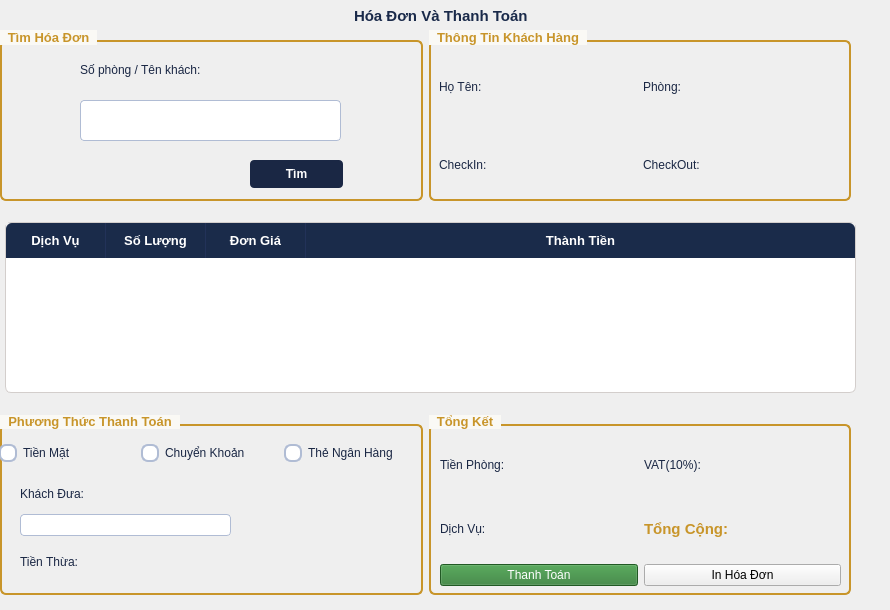
        <widget class="QWidget" name="page_5">
         <widget class="QWidget" name="horizontalLayoutWidget_13">
          <property name="geometry">
           <rect>
            <x>0</x>
            <y>0</y>
            <width>881</width>
            <height>31</height>
           </rect>
          </property>
          <layout class="QHBoxLayout" name="horizontalLayout_20">
           <item>
            <spacer name="horizontalSpacer_5">
             <property name="orientation">
              <enum>Qt::Horizontal</enum>
             </property>
             <property name="sizeHint" stdset="0">
              <size>
               <width>40</width>
               <height>20</height>
              </size>
             </property>
            </spacer>
           </item>
           <item>
            <widget class="QLabel" name="label_14">
             <property name="styleSheet">
              <string notr="true">color: #1A2A4A;
  font-size: 15px;
  font-weight: bold;</string>
             </property>
             <property name="text">
              <string>Hóa Đơn Và Thanh Toán</string>
             </property>
            </widget>
           </item>
           <item>
            <spacer name="horizontalSpacer_6">
             <property name="orientation">
              <enum>Qt::Horizontal</enum>
             </property>
             <property name="sizeHint" stdset="0">
              <size>
               <width>40</width>
               <height>20</height>
              </size>
             </property>
            </spacer>
           </item>
          </layout>
         </widget>
         <widget class="QWidget" name="payment_widget" native="true">
          <property name="geometry">
           <rect>
            <x>0</x>
            <y>30</y>
            <width>881</width>
            <height>571</height>
           </rect>
          </property>
          <layout class="QVBoxLayout" name="verticalLayout_4">
           <item>
            <widget class="QWidget" name="widget" native="true">
             <widget class="QWidget" name="">
              <property name="geometry">
               <rect>
                <x>0</x>
                <y>0</y>
                <width>851</width>
                <height>171</height>
               </rect>
              </property>
              <layout class="QHBoxLayout" name="horizontalLayout_2">
               <item>
                <widget class="QGroupBox" name="groupBox">
                 <property name="styleSheet">
                  <string notr="true">QGroupBox {
    font-size: 13px;
    font-weight: bold;
    color: #1a2744;
    border: 1.5px solid #c8952a;
    border-radius: 6px;
    margin-top: 10px;
    padding-top: 8px;
}

QGroupBox::title {
    subcontrol-origin: margin;
    subcontrol-position: top left;
    padding: 0 6px;
    color: #c8952a;
    background-color: #faf9f5;
}</string>
                 </property>
                 <property name="title">
                  <string>Tìm Hóa Đơn</string>
                 </property>
                 <widget class="QLabel" name="label_15">
                  <property name="geometry">
                   <rect>
                    <x>80</x>
                    <y>30</y>
                    <width>171</width>
                    <height>20</height>
                   </rect>
                  </property>
                  <property name="styleSheet">
                   <string notr="true">QLabel {
    font-size: 12px;
    color: #1a2744;
}</string>
                  </property>
                  <property name="text">
                   <string>Số phòng / Tên khách:</string>
                  </property>
                 </widget>
                 <widget class="QLineEdit" name="lineEdit_4">
                  <property name="geometry">
                   <rect>
                    <x>80</x>
                    <y>70</y>
                    <width>261</width>
                    <height>41</height>
                   </rect>
                  </property>
                  <property name="styleSheet">
                   <string notr="true">QLineEdit, QComboBox {
    border: 1px solid #b0bcd4;
    border-radius: 4px;
    padding: 5px 8px;
    font-size: 12px;
    background-color: #ffffff;
    color: #1a2744;
}

QLineEdit:focus, QComboBox:focus {
    border: 1.5px solid #c8952a;
}</string>
                  </property>
                 </widget>
                 <widget class="QPushButton" name="pushButton">
                  <property name="geometry">
                   <rect>
                    <x>250</x>
                    <y>130</y>
                    <width>93</width>
                    <height>28</height>
                   </rect>
                  </property>
                  <property name="styleSheet">
                   <string notr="true">QPushButton {
    background-color: #1a2744;
    color: #ffffff;
    border: none;
    border-radius: 4px;
    padding: 6px 14px;
    font-size: 12px;
    font-weight: bold;
}

QPushButton:hover {
    background-color: #243660;
}

QPushButton:pressed {
    background-color: #c8952a;
}</string>
                  </property>
                  <property name="text">
                   <string>Tìm</string>
                  </property>
                 </widget>
                </widget>
               </item>
               <item>
                <widget class="QGroupBox" name="groupBox_2">
                 <property name="styleSheet">
                  <string notr="true">QGroupBox {
    font-size: 13px;
    font-weight: bold;
    color: #1a2744;
    border: 1.5px solid #c8952a;
    border-radius: 6px;
    margin-top: 10px;
    padding-top: 8px;
}

QGroupBox::title {
    subcontrol-origin: margin;
    subcontrol-position: top left;
    padding: 0 6px;
    color: #c8952a;
    background-color: #faf9f5;
}</string>
                 </property>
                 <property name="title">
                  <string>Thông Tin Khách Hàng</string>
                 </property>
                 <widget class="QWidget" name="gridLayoutWidget">
                  <property name="geometry">
                   <rect>
                    <x>10</x>
                    <y>20</y>
                    <width>401</width>
                    <height>151</height>
                   </rect>
                  </property>
                  <layout class="QGridLayout" name="gridLayout">
                   <item row="0" column="1">
                    <widget class="QLabel" name="label_Room">
                     <property name="styleSheet">
                      <string notr="true">QLabel {
    font-size: 12px;
    color: #1a2744;
}</string>
                     </property>
                     <property name="text">
                      <string>Phòng:</string>
                     </property>
                    </widget>
                   </item>
                   <item row="0" column="0">
                    <widget class="QLabel" name="label_Name">
                     <property name="styleSheet">
                      <string notr="true">QLabel {
    font-size: 12px;
    color: #1a2744;
}</string>
                     </property>
                     <property name="text">
                      <string>Họ Tên:</string>
                     </property>
                    </widget>
                   </item>
                   <item row="1" column="0">
                    <widget class="QLabel" name="label_CheckIn">
                     <property name="styleSheet">
                      <string notr="true">QLabel {
    font-size: 12px;
    color: #1a2744;
}</string>
                     </property>
                     <property name="text">
                      <string>CheckIn:</string>
                     </property>
                    </widget>
                   </item>
                   <item row="1" column="1">
                    <widget class="QLabel" name="label_CheckOut">
                     <property name="styleSheet">
                      <string notr="true">QLabel {
    font-size: 12px;
    color: #1a2744;
}</string>
                     </property>
                     <property name="text">
                      <string>CheckOut:</string>
                     </property>
                    </widget>
                   </item>
                  </layout>
                 </widget>
                </widget>
               </item>
              </layout>
             </widget>
            </widget>
           </item>
           <item>
            <widget class="QWidget" name="widget_3" native="true">
             <widget class="QTableWidget" name="tableWidget_4">
              <property name="geometry">
               <rect>
                <x>5</x>
                <y>0</y>
                <width>851</width>
                <height>171</height>
               </rect>
              </property>
              <property name="styleSheet">
               <string notr="true">QTableWidget, QTableView {
    background-color: #FFFFFF;
    alternate-background-color: #F0EDE6;
    border: 1px solid #D3CECC;
    border-radius: 6px;
    gridline-color: #E5E0D8;
    selection-background-color: #EAF2FB;
    selection-color: #1A2B4A;
    font-size: 13px;
}

QTableWidget::item, QTableView::item {
    padding: 6px 10px;
    color: #1A2B4A;
}

QTableWidget::item:selected, QTableView::item:selected {
    background-color: #D6E8F7;
    color: #1A2B4A;
}

QHeaderView::section {
    background-color: #1A2B4A;
    color: #FFFFFF;
    font-weight: bold;
    font-size: 13px;
    padding: 8px 10px;
    border: none;
    border-right: 1px solid #223259;
}

QHeaderView::section:first {
    border-top-left-radius: 6px;
}

QHeaderView::section:last {
    border-top-right-radius: 6px;
    border-right: none;
}
</string>
              </property>
              <attribute name="horizontalHeaderStretchLastSection">
               <bool>true</bool>
              </attribute>
              <column>
               <property name="text">
                <string>Dịch Vụ</string>
               </property>
              </column>
              <column>
               <property name="text">
                <string>Số Lượng</string>
               </property>
              </column>
              <column>
               <property name="text">
                <string>Đơn Giá</string>
               </property>
              </column>
              <column>
               <property name="text">
                <string>Thành Tiền</string>
               </property>
              </column>
             </widget>
            </widget>
           </item>
           <item>
            <widget class="QWidget" name="widget_4" native="true">
             <widget class="QWidget" name="">
              <property name="geometry">
               <rect>
                <x>0</x>
                <y>-1</y>
                <width>851</width>
                <height>181</height>
               </rect>
              </property>
              <layout class="QHBoxLayout" name="horizontalLayout_3">
               <item>
                <widget class="QGroupBox" name="groupBox_4">
                 <property name="styleSheet">
                  <string notr="true">QGroupBox {
    font-size: 13px;
    font-weight: bold;
    color: #1a2744;
    border: 1.5px solid #c8952a;
    border-radius: 6px;
    margin-top: 10px;
    padding-top: 8px;
}

QGroupBox::title {
    subcontrol-origin: margin;
    subcontrol-position: top left;
    padding: 0 6px;
    color: #c8952a;
    background-color: #faf9f5;
}</string>
                 </property>
                 <property name="title">
                  <string>Phương Thức Thanh Toán</string>
                 </property>
                 <widget class="QWidget" name="verticalLayoutWidget_4">
                  <property name="geometry">
                   <rect>
                    <x>0</x>
                    <y>20</y>
                    <width>421</width>
                    <height>151</height>
                   </rect>
                  </property>
                  <layout class="QVBoxLayout" name="verticalLayout_6">
                   <item>
                    <widget class="QWidget" name="widget_5" native="true">
                     <widget class="QWidget" name="horizontalLayoutWidget_2">
                      <property name="geometry">
                       <rect>
                        <x>-1</x>
                        <y>-1</y>
                        <width>421</width>
                        <height>41</height>
                       </rect>
                      </property>
                      <layout class="QHBoxLayout" name="horizontalLayout_5">
                       <item>
                        <widget class="QRadioButton" name="radioButton">
                         <property name="styleSheet">
                          <string notr="true">QRadioButton {
    font-size: 12px;
    color: #1a2744;
    spacing: 6px;
}

QRadioButton::indicator {
    width: 14px;
    height: 14px;
}

QRadioButton::indicator:checked {
    background-color: #c8952a;
    border: 2px solid #c8952a;
    border-radius: 7px;
}

QRadioButton::indicator:unchecked {
    border: 2px solid #b0bcd4;
    border-radius: 7px;
    background-color: #ffffff;
}</string>
                         </property>
                         <property name="text">
                          <string>Tiền Mặt</string>
                         </property>
                        </widget>
                       </item>
                       <item>
                        <widget class="QRadioButton" name="radioButton_3">
                         <property name="styleSheet">
                          <string notr="true">QRadioButton {
    font-size: 12px;
    color: #1a2744;
    spacing: 6px;
}

QRadioButton::indicator {
    width: 14px;
    height: 14px;
}

QRadioButton::indicator:checked {
    background-color: #c8952a;
    border: 2px solid #c8952a;
    border-radius: 7px;
}

QRadioButton::indicator:unchecked {
    border: 2px solid #b0bcd4;
    border-radius: 7px;
    background-color: #ffffff;
}</string>
                         </property>
                         <property name="text">
                          <string>Chuyển Khoản</string>
                         </property>
                        </widget>
                       </item>
                       <item>
                        <widget class="QRadioButton" name="radioButton_2">
                         <property name="styleSheet">
                          <string notr="true">QRadioButton {
    font-size: 12px;
    color: #1a2744;
    spacing: 6px;
}

QRadioButton::indicator {
    width: 14px;
    height: 14px;
}

QRadioButton::indicator:checked {
    background-color: #c8952a;
    border: 2px solid #c8952a;
    border-radius: 7px;
}

QRadioButton::indicator:unchecked {
    border: 2px solid #b0bcd4;
    border-radius: 7px;
    background-color: #ffffff;
}</string>
                         </property>
                         <property name="text">
                          <string>Thẻ Ngân Hàng</string>
                         </property>
                        </widget>
                       </item>
                      </layout>
                     </widget>
                     <widget class="QStackedWidget" name="stackedWidget_2">
                      <property name="geometry">
                       <rect>
                        <x>10</x>
                        <y>40</y>
                        <width>401</width>
                        <height>101</height>
                       </rect>
                      </property>
                      <widget class="QWidget" name="page_11">
                       <widget class="QLabel" name="label_16">
                        <property name="geometry">
                         <rect>
                          <x>10</x>
                          <y>10</y>
                          <width>131</width>
                          <height>20</height>
                         </rect>
                        </property>
                        <property name="styleSheet">
                         <string notr="true">QLabel {
    font-size: 12px;
    color: #1a2744;
}</string>
                        </property>
                        <property name="text">
                         <string>Khách Đưa:</string>
                        </property>
                       </widget>
                       <widget class="QLineEdit" name="lineEdit_5">
                        <property name="geometry">
                         <rect>
                          <x>10</x>
                          <y>40</y>
                          <width>211</width>
                          <height>22</height>
                         </rect>
                        </property>
                        <property name="styleSheet">
                         <string notr="true">QLineEdit, QComboBox {
    border: 1px solid #b0bcd4;
    border-radius: 4px;
    padding: 5px 8px;
    font-size: 12px;
    background-color: #ffffff;
    color: #1a2744;
}

QLineEdit:focus, QComboBox:focus {
    border: 1.5px solid #c8952a;
}</string>
                        </property>
                       </widget>
                       <widget class="QLabel" name="label_17">
                        <property name="geometry">
                         <rect>
                          <x>10</x>
                          <y>80</y>
                          <width>91</width>
                          <height>16</height>
                         </rect>
                        </property>
                        <property name="styleSheet">
                         <string notr="true">QLabel {
    font-size: 12px;
    color: #1a2744;
}</string>
                        </property>
                        <property name="text">
                         <string>Tiền Thừa:</string>
                        </property>
                       </widget>
                      </widget>
                      <widget class="QWidget" name="page_12"/>
                     </widget>
                    </widget>
                   </item>
                  </layout>
                 </widget>
                </widget>
               </item>
               <item>
                <widget class="QGroupBox" name="groupBox_3">
                 <property name="styleSheet">
                  <string notr="true">QGroupBox {
    font-size: 13px;
    font-weight: bold;
    color: #1a2744;
    border: 1.5px solid #c8952a;
    border-radius: 6px;
    margin-top: 10px;
    padding-top: 8px;
}

QGroupBox::title {
    subcontrol-origin: margin;
    subcontrol-position: top left;
    padding: 0 6px;
    color: #c8952a;
    background-color: #faf9f5;
}</string>
                 </property>
                 <property name="title">
                  <string>Tổng Kết</string>
                 </property>
                 <widget class="QWidget" name="gridLayoutWidget_2">
                  <property name="geometry">
                   <rect>
                    <x>11</x>
                    <y>21</y>
                    <width>401</width>
                    <height>151</height>
                   </rect>
                  </property>
                  <layout class="QGridLayout" name="gridLayout_2">
                   <item row="2" column="1">
                    <widget class="QPushButton" name="pushButton_3">
                     <property name="styleSheet">
                      <string notr="true">QPushButtont {
    background-color: #c8952a;
    color: #ffffff;
}

QPushButton:hover {
    background-color: #e0a830;
}</string>
                     </property>
                     <property name="text">
                      <string>In Hóa Đơn</string>
                     </property>
                    </widget>
                   </item>
                   <item row="0" column="0">
                    <widget class="QLabel" name="label_18">
                     <property name="styleSheet">
                      <string notr="true">QLabel {
    font-size: 12px;
    color: #1a2744;
}</string>
                     </property>
                     <property name="text">
                      <string>Tiền Phòng:</string>
                     </property>
                    </widget>
                   </item>
                   <item row="1" column="0">
                    <widget class="QLabel" name="label_19">
                     <property name="styleSheet">
                      <string notr="true">QLabel {
    font-size: 12px;
    color: #1a2744;
}</string>
                     </property>
                     <property name="text">
                      <string>Dịch Vụ:</string>
                     </property>
                    </widget>
                   </item>
                   <item row="0" column="1">
                    <widget class="QLabel" name="label_21">
                     <property name="styleSheet">
                      <string notr="true">QLabel {
    font-size: 12px;
    color: #1a2744;
}</string>
                     </property>
                     <property name="text">
                      <string>VAT(10%):</string>
                     </property>
                    </widget>
                   </item>
                   <item row="1" column="1">
                    <widget class="QLabel" name="label_20">
                     <property name="styleSheet">
                      <string notr="true">QLabel {
    font-size: 15px;
    font-weight: bold;
    color: #c8952a;
}</string>
                     </property>
                     <property name="text">
                      <string>Tổng Cộng:</string>
                     </property>
                    </widget>
                   </item>
                   <item row="2" column="0">
                    <widget class="QPushButton" name="pushButton_2">
                     <property name="styleSheet">
                      <string notr="true">QPushButton {
    background-color: #2e7d32;
    color: #ffffff;
}

QPushButton:hover {
    background-color: #388e3c;
}</string>
                     </property>
                     <property name="text">
                      <string>Thanh Toán</string>
                     </property>
                    </widget>
                   </item>
                  </layout>
                 </widget>
                </widget>
               </item>
              </layout>
             </widget>
            </widget>
           </item>
          </layout>
         </widget>
        </widget>
